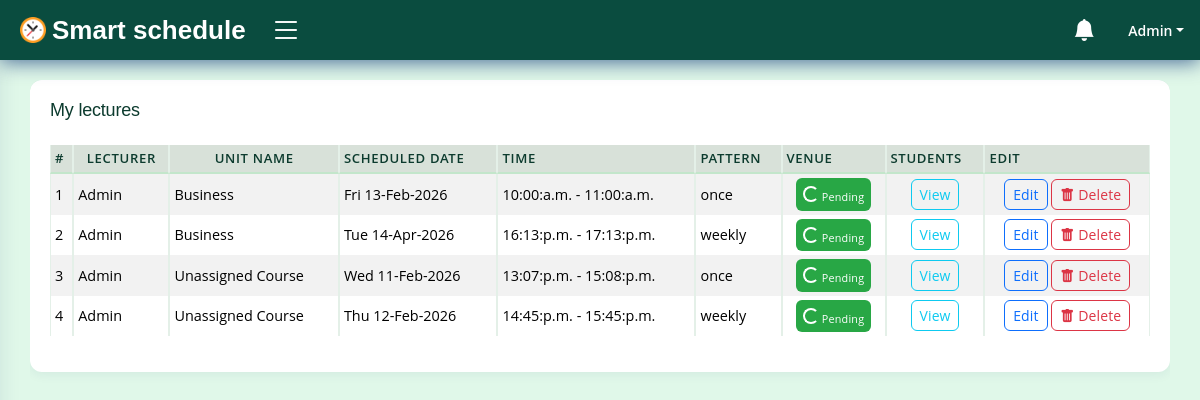
Page /campus/records/faculty/a518e356caca439b91ac8be6e391c7/Admin/ (signed in) on the earlier database version.
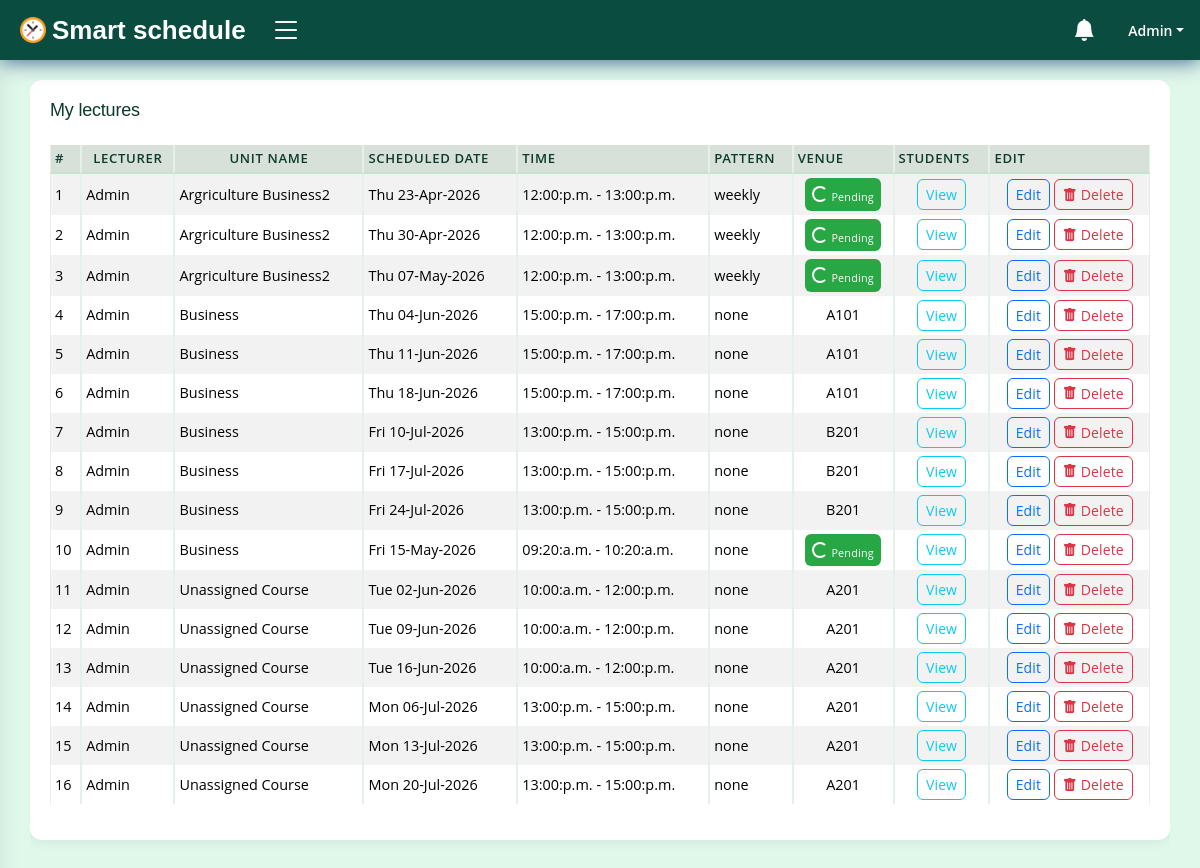
Same page on the later database version.
### campus/models.py (models this page shows, shortened)
class Lecture(models.Model):
    STATUS_CHOICES = (
        ('scheduled', 'Scheduled'),
        ('completed', 'Completed'),
        ('missed', 'Missed'),
        ('exempt', 'Exempt'),
    )
    RECURRENCE_CHOICES = (
        ('none', 'None'),
        ('daily', 'Daily'),
        ('weekly', 'Weekly'),
        ('monthly', 'Monthly'),
    )
    END_CONDITION_CHOICES = (
        ('count', 'By Count'),
        ('date', 'By Date'),
    )
    id = models.CharField(max_length=50, primary_key=True, unique=True, editable=False)
    lecturer = models.ForeignKey(Faculty, on_delete=models.CASCADE, editable=False)
    student = models.ForeignKey(Student, on_delete=models.CASCADE, null=True, editable=False)
    lecture_hall = models.ForeignKey('LectureHall', on_delete=models.CASCADE, editable=False, null=True, db_column='Venue')
    unit_name = models.ForeignKey(BookedUnit, on_delete=models.CASCADE)
    lecture_date = models.DateField(null=False, blank=False)
    start_time = models.TimeField(null=False, blank=False, db_column='Scheduled start time')
    end_time = models.TimeField(null=False, blank=False, db_column='Scheduled end time')
    recurrence_pattern = models.CharField(max_length=10, choices=RECURRENCE_CHOICES, default='none')
    recurrence_end_type = models.CharField(max_length=10, choices=END_CONDITION_CHOICES, null=True, blank=True)
    recurrence_count = models.PositiveIntegerField(null=True, blank=True)
    recurrence_end_date = models.DateField(null=True, blank=True)
    parent_event_id = models.CharField(max_length=50, null=True, blank=True)
    total_students = models.PositiveIntegerField(default=0, editable=False)
    is_attending = models.BooleanField(default=False)
    is_taught = models.BooleanField(default=False, editable=False)
    status = models.CharField(max_length=10, choices=STATUS_CHOICES, default='scheduled')
    date_scheduled = models.DateTimeField(auto_now_add=True)
    date_updated = models.DateTimeField(auto_now=True)
    class Meta:
        ordering = ['lecturer', 'lecture_hall', '-date_scheduled']
        verbose_name_plural = 'Scheduled lectures'

class BookedUnit(models.Model):
    id = models.CharField(max_length=50, primary_key=True, unique=True, editable=False)
    lecturer = models.ForeignKey(Faculty, on_delete=models.CASCADE)
    students_course = models.CharField(max_length=50, blank=False)
    course = models.ForeignKey(Course, on_delete=models.CASCADE)
    year_of_study = models.CharField(max_length=10, blank=False)
    semester = models.CharField(max_length=1, blank=False)
    booking_date = models.DateTimeField(auto_now_add=True)
    date_updated = models.DateTimeField(auto_now=True)
    class Meta:
        ordering = ['course__name', 'lecturer']
        verbose_name_plural = 'Booked units'

class Course(models.Model):
    id = models.CharField(max_length=50, primary_key=True, unique=True, editable=False)
    name = models.CharField(max_length=80, unique=True, blank=False)
    code = models.CharField(max_length=10, unique=True, blank=False)
    description = models.TextField(blank=True, null=True)
    date_created = models.DateTimeField(auto_now_add=True)
    date_updated = models.DateTimeField(auto_now=True)
    class Meta:
        ordering = ['name']
        verbose_name_plural = 'Courses'

class LectureHall(models.Model):
    id = models.CharField(max_length=50, primary_key=True, unique=True, editable=False)
    academic_block = models.CharField(max_length=20, blank=False)
    hall_no = models.CharField(max_length=5, unique=True, blank=False)
    seating_capacity = models.PositiveIntegerField(default=0)
    floor = models.CharField(max_length=7, blank=False)
    rating = models.PositiveIntegerField(default=0, editable=False)
    date_created = models.DateTimeField(auto_now_add=True)
    date_edited = models.DateTimeField(auto_now=True)
    def __str__(self) -> str:
        return self.hall_no
    class Meta:
        ordering = ['academic_block', 'hall_no']
        verbose_name_plural = 'Lecture halls'

### accounts/models.py (models this page shows, shortened)
class Faculty(models.Model):
    id = models.CharField(max_length=50, primary_key=True, unique=True, editable=False)
    staff = models.OneToOneField(User, on_delete=models.CASCADE, editable=False)
    school = models.CharField(max_length=70, blank=False)
    department = models.CharField(max_length=40, blank=False)
    position = models.CharField(max_length=20, blank=False)
    date_created = models.DateTimeField(auto_now_add=True)
    date_updated = models.DateTimeField(auto_now=True)
    def __str__(self) -> str:
        return f'{self.staff}'
    class Meta:
        ordering = ['staff', 'school']
        verbose_name_plural = 'Faculty records'

class User(AbstractUser):
    REMINDER_TIME_CHOICES = [
        ('60min', '60 minutes before'),
        ('30min', '30 minutes before'),
        ('15min', '15 minutes before'),
        ('instant', 'Instant'),
    ]
    NOTIFICATION_METHOD_CHOICES = [
        ('in_app', 'In-App'),
        ('email', 'Email'),
        ('both', 'Both'),
    ]
    id = models.CharField(max_length=50, primary_key=True, unique=True, editable=False)
    first_name = models.CharField(max_length=15, blank=False)
    last_name = models.CharField(max_length=15, blank=False)
    email = models.EmailField(unique=True)
    gender = models.CharField(max_length=7, blank=False)
    dob = models.DateField(null=True, blank=False, db_column='Date of Birth')
    age = models.PositiveIntegerField(default=0, editable=False)
    mobile_no = PhoneNumberField()
    is_student = models.BooleanField(default=False)
    date_updated = models.DateTimeField(auto_now=True)
    reminder_preference = models.CharField(
        max_length=100,  # Increased length to store multiple values
        default='15min',
        verbose_name='Reminder Times',
        help_text='Select one or more reminder times.'
    )
    notification_method = models.CharField(
        max_length=10,
        choices=NOTIFICATION_METHOD_CHOICES,
        default='in_app',
        verbose_name='Notification Method',
    )
    REQUIRED_FIELDS = ['username']
    USERNAME_FIELD = 'email'
    def __str__(self) -> str:
        return self.username
    class Meta:
        ordering = ['username', 'first_name', 'last_name']

### campus/views.py (the view, shortened to what this page needs)
# urls.py: path('records/faculty/<str:staff_id>/<str:staff_name>/', views.LecturesDetailView.as_view(), name='view_faculty_lectures'),
@method_decorator(login_required(login_url='login'), name='dispatch')
@method_decorator(user_passes_test(lambda user: user.is_staff is False and user.is_superuser is False and user.is_student is False), name='dispatch')
class LecturesDetailView(View):
    template_name = 'dashboard/faculty/lectures.html'
    def get(self, request, staff_name, staff_id, *args, **kwargs):
        scheduled_lectures_QS = Lecture.objects.filter(lecturer=request.user.faculty).order_by('unit_name')
        context = {
            'scheduled_lectures': scheduled_lectures_QS,
        }
        return render(request, self.template_name, context)

### campus/processors/context_processors.py (called while the page is built)
def user_notifications(request):
    if request.user.is_authenticated:
        unread_notifications = Notification.objects.filter(recipient=request.user, is_read=False)
        all_notifications = Notification.objects.filter(recipient=request.user)
        context = {
            'unread_notifications': unread_notifications,
            'unread_notifications_count': unread_notifications.count(),
            'all_notifications': all_notifications,
        }
    else:
        context = {
            'unread_notifications': [],
            'unread_notifications_count': 0,
            'all_notifications': [],
        }
    return context

### campus/templates/dashboard/faculty/lectures.html (shortened to what this page needs)
{% extends 'dashboard/faculty/base.html' %}{% block title %}Assign units{% endblock %}
    {% load crispy_forms_tags %}
    {% block content %}
    <main id="main" class="main">
        <section class="section profile">
            <div class="row">
                <div class="col-xl-12 col-lg-12">
                    <div class="table-responsive">
                        <div class="card">
                            <div class="card-body">
                                <h5 class="card-title">My lectures</h5>
                                <table class="table table-sm table-bordered table-striped">
                                    <thead>
                                        <tr class="table-active">
                                            <th>#</th>
                                            <th class="text-center">Lecturer</th>
                                            <th class="text-center">Unit name</th>
                                            <th>Scheduled date</th>
                                            <th>Time</th>
                                            <th>Pattern</th>
                                            <th>Venue</th>
                                            <th>Students</th>
                                            <th>Edit</th>
                                        </tr>
                                    </thead>
                                    <tbody>
                                        {% for lecture in scheduled_lectures %}
											<tr>
												<td>{{ forloop.counter }}</td>
												<td>{{ lecture.lecturer.staff.first_name|title }}</td>
												<td>{{ lecture.unit_name.course.name }}</td>
												<td>{{ lecture.lecture_date|date:"D d-M-Y" }}</td>
												<td>{{ lecture.start_time|date:"H:i:a" }} - {{ lecture.end_time|date:"H:i:a" }}</td>
                                                <td>{{ lecture.recurrence_pattern }}</td>
												<td class="text-center">
													{% if not lecture.lecture_hall is None %}
													{{ lecture.lecture_hall|default:"--" }}
													{% else %}
													<span class="badge bg-primary py-2">
														<span class="spinner-border spinner-border-sm"></span> Pending
													</span>
													{% endif %}
												</td>
                                                <td class="text-center">
                                                    <a href="{% url 'view_unit_students' lecture.unit_name.id %}" class="btn btn-sm btn-outline-info">View</a>
                                                </td>
                                                <td class="text-center">
                                                    <a href="{% url 'edit_schedule' lecture.lecturer.staff.id lecture.id %}" class="btn btn-sm btn-outline-primary">Edit</a>
                                                    <a href="{% url 'view_faculty_lectures' staff_id=request.user.faculty.id staff_name=request.user.faculty %}" class="btn btn-sm btn-outline-danger" data-bs-toggle="modal" data-bs-target="#delete-modal-{{ lecture.id }}"><i class="bi-trash-fill"></i> Delete</a>
                                                </td>
											</tr>
											{% endfor %}
                                    </tbody>
                                </table>
                            </div>
                        </div>
                    </div>
                </div>
            </div>
        </section>
    </main>
    {% endblock %}

Differences in the rows shown:
removed Lecture: lecturer.staff.first_name "Admin", unit_name.course.name "Business", lecture_date "Fri 13-Feb-2026", start_time "10:00:a.m.", end_time "11:00:a.m.", recurrence_pattern "once", shows "Pending"
removed Lecture: lecturer.staff.first_name "Admin", unit_name.course.name "Business", lecture_date "Tue 14-Apr-2026", start_time "16:13:p.m.", end_time "17:13:p.m.", recurrence_pattern "weekly", shows "Pending"
removed Lecture: lecturer.staff.first_name "Admin", unit_name.course.name "Unassigned Course", lecture_date "Wed 11-Feb-2026", start_time "13:07:p.m.", end_time "15:08:p.m.", recurrence_pattern "once", shows "Pending"
removed Lecture: lecturer.staff.first_name "Admin", unit_name.course.name "Unassigned Course", lecture_date "Thu 12-Feb-2026", start_time "14:45:p.m.", end_time "15:45:p.m.", recurrence_pattern "weekly", shows "Pending"
added Lecture: lecturer.staff.first_name "Admin", unit_name.course.name "Argriculture Business2", lecture_date "Thu 23-Apr-2026", start_time "12:00:p.m.", end_time "13:00:p.m.", recurrence_pattern "weekly", shows "Pending"
added Lecture: lecturer.staff.first_name "Admin", unit_name.course.name "Argriculture Business2", lecture_date "Thu 30-Apr-2026", start_time "12:00:p.m.", end_time "13:00:p.m.", recurrence_pattern "weekly", shows "Pending"
added Lecture: lecturer.staff.first_name "Admin", unit_name.course.name "Argriculture Business2", lecture_date "Thu 07-May-2026", start_time "12:00:p.m.", end_time "13:00:p.m.", recurrence_pattern "weekly", shows "Pending"
added Lecture: lecturer.staff.first_name "Admin", unit_name.course.name "Business", lecture_date "Thu 04-Jun-2026", start_time "15:00:p.m.", end_time "17:00:p.m.", recurrence_pattern "none", lecture_hall "A101"
added Lecture: lecturer.staff.first_name "Admin", unit_name.course.name "Business", lecture_date "Thu 11-Jun-2026", start_time "15:00:p.m.", end_time "17:00:p.m.", recurrence_pattern "none", lecture_hall "A101"
added Lecture: lecturer.staff.first_name "Admin", unit_name.course.name "Business", lecture_date "Thu 18-Jun-2026", start_time "15:00:p.m.", end_time "17:00:p.m.", recurrence_pattern "none", lecture_hall "A101"
added Lecture: lecturer.staff.first_name "Admin", unit_name.course.name "Business", lecture_date "Fri 10-Jul-2026", start_time "13:00:p.m.", end_time "15:00:p.m.", recurrence_pattern "none", lecture_hall "B201"
added Lecture: lecturer.staff.first_name "Admin", unit_name.course.name "Business", lecture_date "Fri 17-Jul-2026", start_time "13:00:p.m.", end_time "15:00:p.m.", recurrence_pattern "none", lecture_hall "B201"
added Lecture: lecturer.staff.first_name "Admin", unit_name.course.name "Business", lecture_date "Fri 24-Jul-2026", start_time "13:00:p.m.", end_time "15:00:p.m.", recurrence_pattern "none", lecture_hall "B201"
added Lecture: lecturer.staff.first_name "Admin", unit_name.course.name "Business", lecture_date "Fri 15-May-2026", start_time "09:20:a.m.", end_time "10:20:a.m.", recurrence_pattern "none", shows "Pending"
added Lecture: lecturer.staff.first_name "Admin", unit_name.course.name "Unassigned Course", lecture_date "Tue 02-Jun-2026", start_time "10:00:a.m.", end_time "12:00:p.m.", recurrence_pattern "none", lecture_hall "A201"
added Lecture: lecturer.staff.first_name "Admin", unit_name.course.name "Unassigned Course", lecture_date "Tue 09-Jun-2026", start_time "10:00:a.m.", end_time "12:00:p.m.", recurrence_pattern "none", lecture_hall "A201"
added Lecture: lecturer.staff.first_name "Admin", unit_name.course.name "Unassigned Course", lecture_date "Tue 16-Jun-2026", start_time "10:00:a.m.", end_time "12:00:p.m.", recurrence_pattern "none", lecture_hall "A201"
added Lecture: lecturer.staff.first_name "Admin", unit_name.course.name "Unassigned Course", lecture_date "Mon 06-Jul-2026", start_time "13:00:p.m.", end_time "15:00:p.m.", recurrence_pattern "none", lecture_hall "A201"
added Lecture: lecturer.staff.first_name "Admin", unit_name.course.name "Unassigned Course", lecture_date "Mon 13-Jul-2026", start_time "13:00:p.m.", end_time "15:00:p.m.", recurrence_pattern "none", lecture_hall "A201"
added Lecture: lecturer.staff.first_name "Admin", unit_name.course.name "Unassigned Course", lecture_date "Mon 20-Jul-2026", start_time "13:00:p.m.", end_time "15:00:p.m.", recurrence_pattern "none", lecture_hall "A201"
